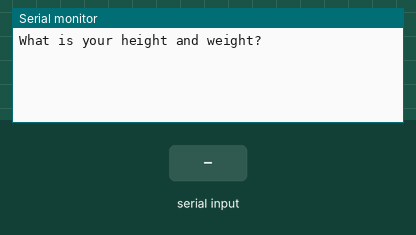
Simulated run of this sketch. Board: Arduino Uno, built with avr-gcc and run on an emulated ATmega328P. On the bench: the last lines printed to the serial monitor. Inputs (shaded band) come from the test bench.

Above: at 3.2 s.
3.3 s: "90,45\n" received over Serial
At 4.5 s:
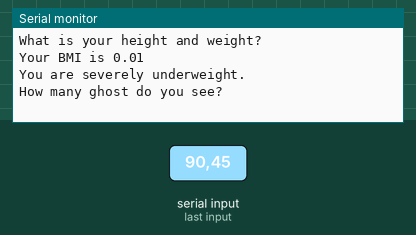
4.8 s: "1,90\n" received over Serial
At 5.8 s:
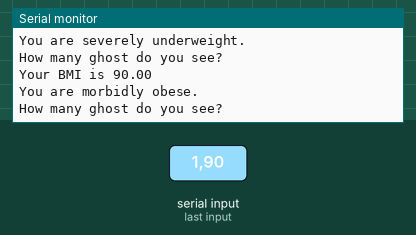

The sketch:

C11-Conditional.ino
```cpp
/*
 *  Ex_11 - Conditional
 *  Simple communication through the Serial monitor.
 *
 */
String rcvString = "";
int ghost = 0;

void setup() {
   Serial.begin(9600); //set up serial library baud rate to 115200
   delay(2000);
   Serial.println("What is your height and weight?");
}

void loop() {
   if(Serial.available() >= 2) { //if number of bytes (characters) available for reading
      float height = Serial.parseFloat();
      float weight = Serial.parseFloat();
      float bmi = weight / (height * height);
      Serial.print("Your BMI is ");
      Serial.println(bmi);

      Serial.print("You are ");
      if (bmi < 16) {
        Serial.println("severely underweight.");
      }
      else if (bmi >= 16.0 && bmi < 18.4) {
        Serial.println("underweight.");
      }
      else if (bmi >= 18.5 && bmi < 24.9) {
        Serial.println("normal.");
      }
      else if (bmi >= 25.0 && bmi < 29.9) {
        Serial.println("overweight.");
      }
      else if (bmi >= 30.0 && bmi < 34.9) {
        Serial.println("moderately obese.");
      }
      else if (bmi >= 35.0 && bmi < 39.9) {
        Serial.println("severely obese.");
      }
      else if (bmi >= 40) {
        Serial.println("morbidly obese.");
      }

      Serial.println("");
      Serial.println("How many ghost do you see?");
   }
}
```

Measured:
- after the input at 3.3 s, the serial monitor: prints a new line at once (image 1)
- after the input at 4.8 s, the serial monitor: prints a new line at once (image 2)
